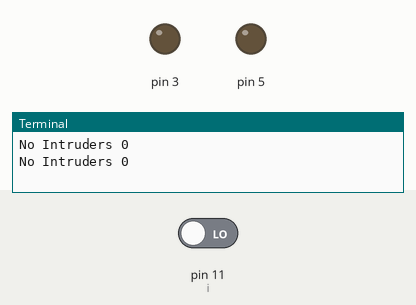
This program was run on a simulated Raspberry Pi (header pin numbers). Shown: output pins drawn as LEDs (lit = HIGH), the last lines printed to the terminal. Inputs (shaded band) come from the test bench; at power-on: pin 11 (i) LOW.

Above: at 1.2 s.
1.3 s: pin 11 (i) driven HIGH
At 2.7 s:
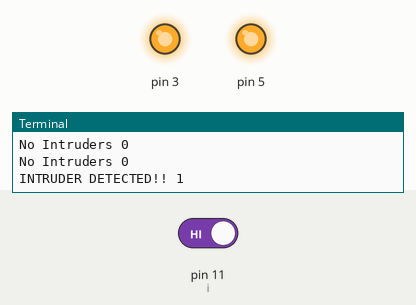
3.5 s: pin 11 (i) driven LOW
At 5.4 s:
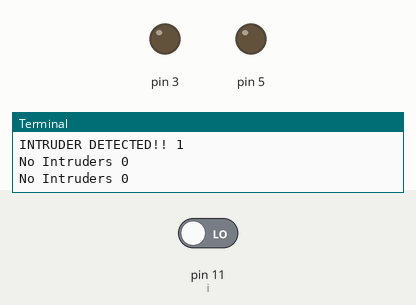
Timing chart, 0 to 6.9 s (numbered marks = the images above; inputs shaded):
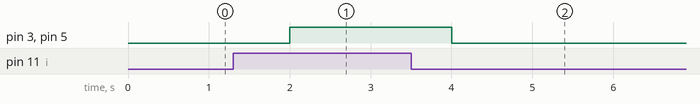

The program:

arm_pir_alarm.py
```python
#!/usr/bin/python
import RPi.GPIO as GPIO
import time
GPIO.setmode(GPIO.BOARD)
GPIO.setwarnings(False)

GPIO.setup(11, GPIO.IN)
GPIO.setup(3, GPIO.OUT)
GPIO.setup(5, GPIO.OUT)


while True:
	i = GPIO.input(11)

	if i == 0:
		print "No Intruders", i
		GPIO.output(3, 0)
		GPIO.output(5, 0)
		time.sleep(1)

	elif i == 1:
		print "INTRUDER DETECTED!!", i
		GPIO.output(3, 1)
		GPIO.output(5, 1)
		time.sleep(1)
```

Measured:
- after the input at 1.3 s, pin 3, pin 5: LOW → HIGH after 0.70 s
- after the input at 3.5 s, pin 3, pin 5: HIGH → LOW after 0.50 s
